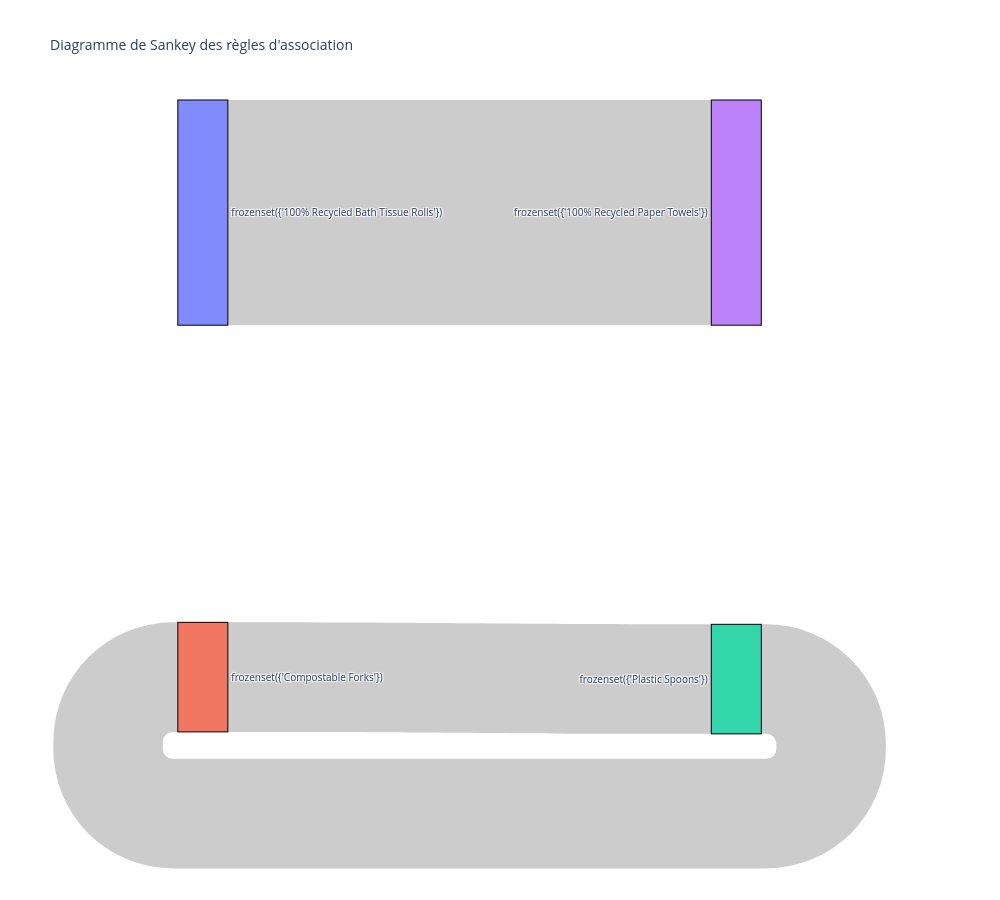

The notebook cell saved with this chart:
### Code cell
transaction_df = household.groupby('order_id')['product_name'].apply(list).reset_index(name='product_name')
print(transaction_df.head())

transactions = transaction_df['product_name'].tolist()
print("\nExample Transactions List (first 5):")
print(transactions[:5])

from mlxtend.preprocessing import TransactionEncoder
from mlxtend.frequent_patterns import apriori, association_rules

te = TransactionEncoder()
te_ary = te.fit(transactions).transform(transactions)
df_encoded = pd.DataFrame(te_ary, columns=te.columns_)

frequent_itemsets = apriori(df_encoded, min_support=0.001, use_colnames=True, low_memory=True,verbose = 1)
rules = association_rules(frequent_itemsets, metric="confidence", min_threshold=0.2) 
import plotly.graph_objects as go

rules["antecedents"] = rules["antecedents"].astype(str)
rules["consequents"] = rules["consequents"].astype(str)

labels = list(pd.concat([rules["antecedents"], rules["consequents"]]).unique())
label_index = {label: i for i, label in enumerate(labels)}

sources = [label_index[a] for a in rules["antecedents"]]
targets = [label_index[c] for c in rules["consequents"]]
values = rules["support"].tolist()

fig = go.Figure(go.Sankey(
    node=dict(
        pad=80,  
        thickness=50,  
        line=dict(color="black", width=1), 
        label=labels
    ),
    link=dict(
        source=sources,
        target=targets,
        value=values
    )
))

fig.update_layout(
    title_text="Diagramme de Sankey des règles d'association",
    font_size=10, 
    width=(1000),  
    height=900
)

fig.show()

### Figure 1 — Plotly figure (JSON) as saved in the notebook; plotly's stock layout.template omitted (floating-point values rounded to 4 significant figures)
{"data": [{"link": {"source": [0, 1, 2], "target": [3, 2, 1], "value": [0.002249, 0.001094, 0.001094]}, "node": {"label": ["frozenset({'100% Recycled Bath Tissue Rolls'})", "frozenset({'Compostable Forks'})", "frozenset({'Plastic Spoons'})", "frozenset({'100% Recycled Paper Towels'})"], "line": {"color": "black", "width": 1}, "pad": 80, "thickness": 50}, "type": "sankey"}], "layout": {"font": {"size": 10}, "height": 900, "title": {"text": "Diagramme de Sankey des règles d'association"}, "width": 1000}}
